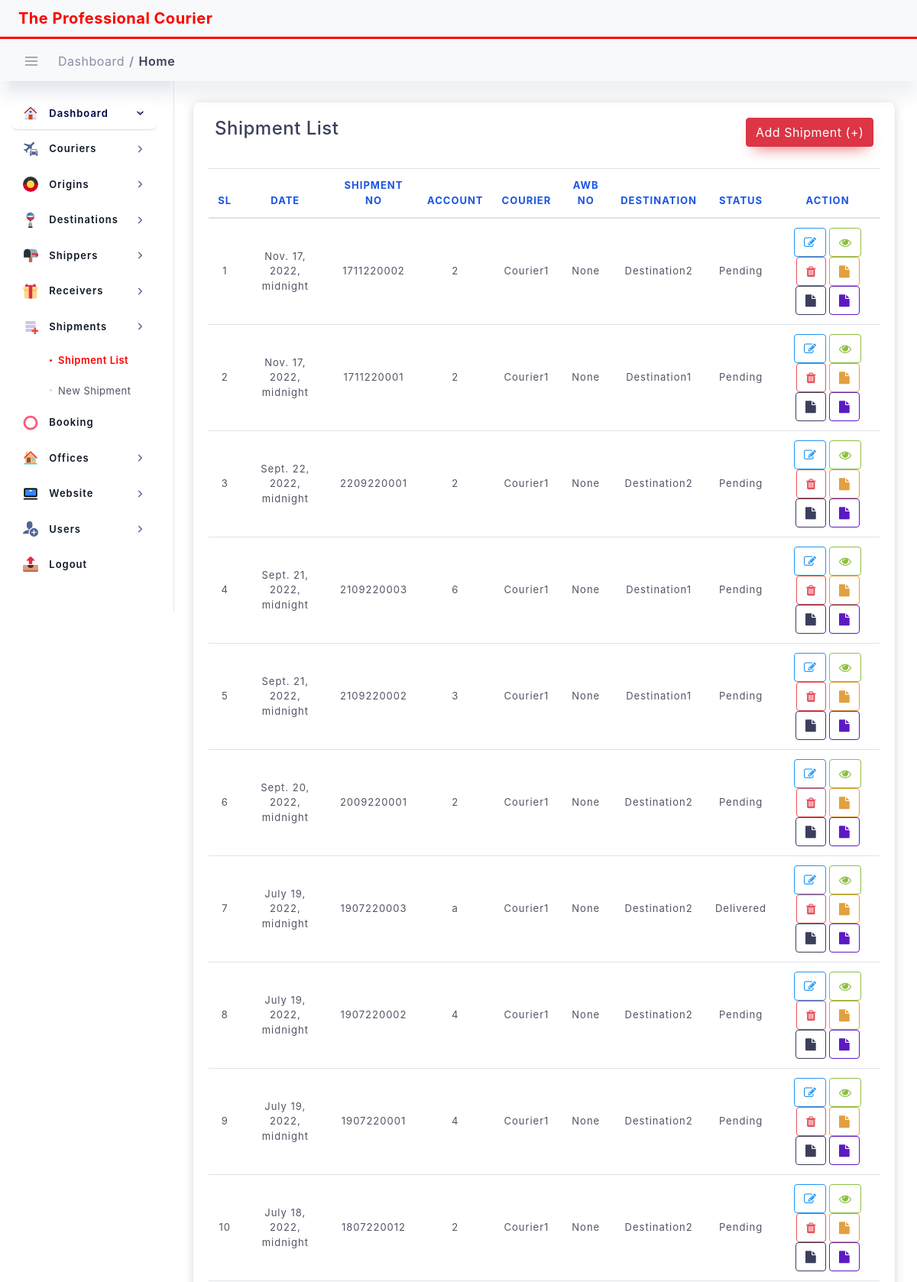
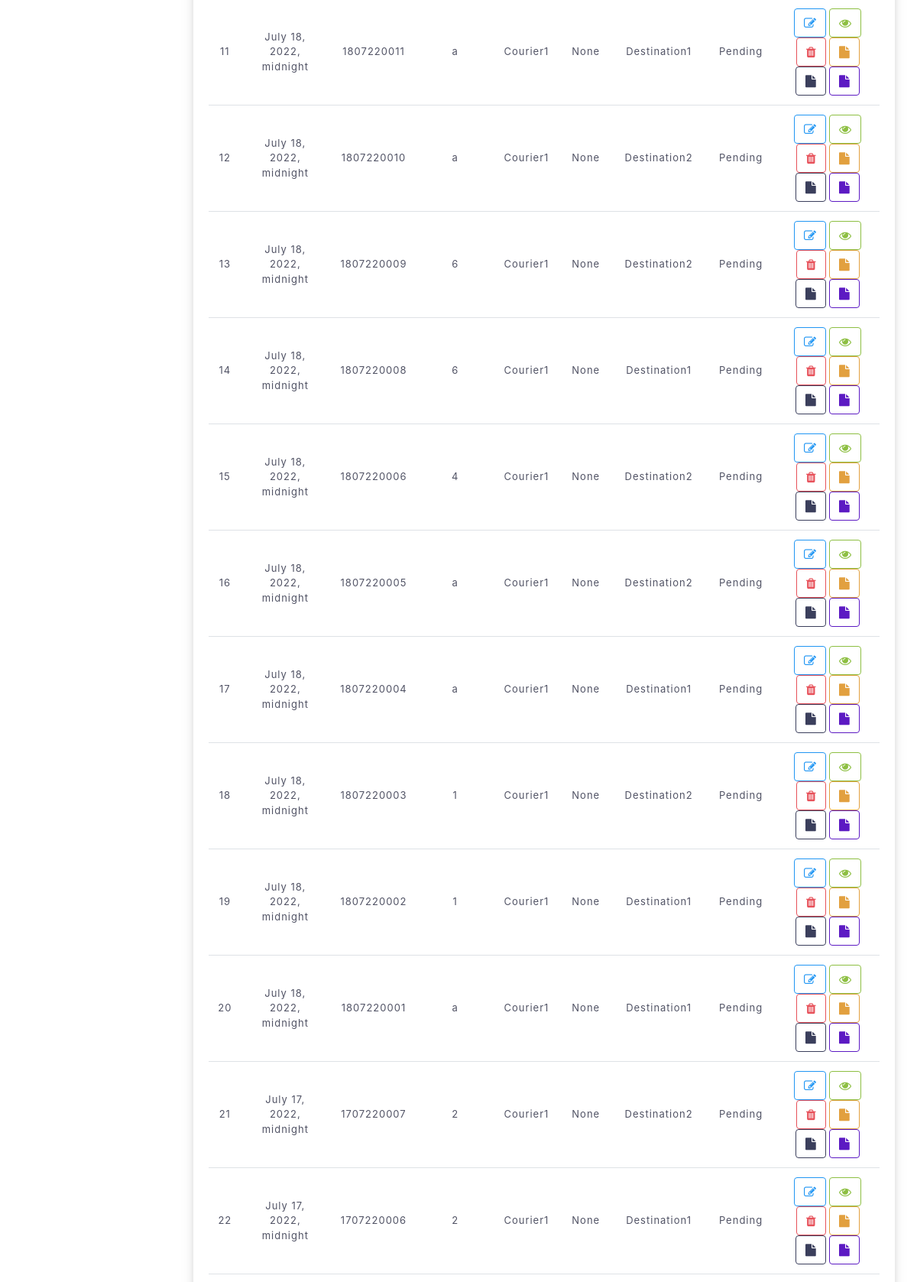
Page /transaction/all-shipment (upper part) on the committed database (2 pictures, top to bottom).
### transaction/models.py (models this page shows, shortened)
class Transaction(models.Model):
    created_at = models.DateTimeField(blank=True, null=True, auto_now_add=True)
    updated_at = models.DateTimeField(blank=True, null=True, auto_now=True)
    shipment_date = models.DateTimeField(blank=True, null=True, )
    shipment_no = models.CharField(max_length=100, primary_key=True, default=shipment_no_generate)
    shipper_account = models.CharField(max_length=100)
    shipper = models.ForeignKey(Sender, on_delete=models.DO_NOTHING, )
    shipper_address = models.CharField(max_length=200,)
    shipper_city = models.CharField(max_length=200,)
    shipper_state = models.CharField(max_length=200, blank=True, null=True)
    shipper_zip = models.CharField(max_length=200,)
    shipper_name = models.CharField(max_length=200, blank=True, null=True)
    shipper_mobile = models.CharField(max_length=20, blank=True, null=True)
    shipper_telephone = models.CharField(max_length=20, blank=True, null=True)
    shipper_nid = models.CharField(max_length=50, blank=True, null=True)
    origin_country = models.ForeignKey(Origin, on_delete=models.DO_NOTHING, )
    receiver = models.ForeignKey(Receiver, on_delete=models.DO_NOTHING, )
    receiver_address = models.CharField(max_length=200,)
    receiver_city = models.CharField(max_length=200,)
    receiver_state = models.CharField(max_length=200, blank=True, null=True)
    receiver_zip = models.CharField(max_length=200,)
    receiver_name = models.CharField(max_length=200, blank=True, null=True)
    receiver_mobile = models.CharField(max_length=20, blank=True, null=True)
    receiver_telephone = models.CharField(max_length=20, blank=True, null=True)
    receiver_nid = models.CharField(max_length=50, blank=True, null=True)
    destination_country = models.ForeignKey(Destination, on_delete=models.DO_NOTHING, )
    ref_no = models.CharField(max_length=200, blank=True, null=True)
    courier = models.ForeignKey(Courier, on_delete=models.DO_NOTHING, )
    awb_no = models.CharField(max_length=200, blank=True, null=True)
    piece = models.IntegerField(blank=True, null=True, default=1)
    weight = models.DecimalField(max_digits=20, decimal_places=2, blank=True, null=True)
    CONTENT_CHOICES = (
        ('Sample', 'Sample'),
        ('Document', 'Document'),
        ('Envelope', 'Envelope'),
    )
    content = models.CharField(max_length=20, choices=CONTENT_CHOICES, default='Sample')
    remark = models.CharField(max_length=200, blank=True, null=True)
    height = models.DecimalField(max_digits=20, decimal_places=2, blank=True, null=True)
    width = models.DecimalField(max_digits=20, decimal_places=2, blank=True, null=True)
    length = models.DecimalField(max_digits=20, decimal_places=2, blank=True, null=True)
    pickup_by = models.CharField(max_length=200, blank=True, null=True)
    pickup_date = models.DateField(blank=True, null=True)
    CURRENCY_CHOICES = (
        ('BDT', 'BDT'),
        ('USD', 'USD'),
        ('EURO', 'EURO'),
    )
    currency = models.CharField(max_length=20, choices=CURRENCY_CHOICES, default='BDT')
    prepaid_amount = models.DecimalField(max_digits=20, decimal_places=2, blank=True, null=True)
    collect_amount = models.DecimalField(max_digits=20, decimal_places=2, blank=True, null=True)
    third_party_amount = models.DecimalField(max_digits=20, decimal_places=2, blank=True, null=True)
    cheque_no = models.CharField(max_length=200, blank=True, null=True)
    account_no = models.CharField(max_length=200, blank=True, null=True)
    barcode = models.ImageField(upload_to='barcode', blank=True, null=True)
    STATUS_CHOICES = (
        ('Pending', 'Pending'),
        ('In Transit', 'In Transit'),
        ('Shipped', 'Shipped'),
        ('Out For Delivery', 'Out For Delivery'),
        ('Delivered', 'Delivered'),
    )
    status = models.CharField(max_length=20, choices=STATUS_CHOICES, default='Pending')
    author = models.ForeignKey(User, on_delete=models.DO_NOTHING, )
    is_active = models.BooleanField(default=True)

### dataset/models.py (models this page shows)
class Courier(models.Model):
    name = models.CharField(max_length=100)
    address = models.CharField(max_length=200, blank=True, null=True)
    mobile = models.CharField(max_length=15, blank=True, null=True)
    email = models.CharField(max_length=100, blank=True, null=True)
    remark = models.CharField(max_length=200, blank=True, null=True)
    def __str__(self):
        return self.name

class Destination(models.Model):
    name = models.CharField(max_length=50)
    code = models.CharField(max_length=200, blank=True, null=True)
    remark = models.CharField(max_length=200, blank=True, null=True)
    def __str__(self):
        return self.name

### transaction/views.py (the view)
# urls.py: path('all-shipment', views.AllShipmentListView.as_view(), name="all-shipments"),
class AllShipmentListView(ListView):
    model = Transaction  # Model I want to Convert to List
    template_name = 'transaction/shipment.html'  # Template Name
    context_object_name = 'shipment'  # Change default name of objectList
    ordering = ['-shipment_no']  # Ordering post LIFO
    paginate_by = 20  # number of page I want to show in single page
    def get_context_data(self, **kwargs):
        context = super().get_context_data(**kwargs)
        context["title"] = "Shipment List"
        context["nav_bar"] = "shipment_list"
        context['shipment'] = self.model.objects.all().order_by('-shipment_date','-shipment_no')
        return context

### templates/transaction/shipment.html (shortened to what this page needs)
{% extends "base.html" %}
{% load static %}
{% block content %}
<div class="col-lg-12 p-4">
    <div class="statbox widget box box-shadow">
        <div class="widget-header">
            <div class="row">
                <div class="mb-1 col-lg-8">
                    <h4>Shipment List</h4>
                </div>
                <div class="mb-1 col-lg-4">
                    <a href="{% url 'new-shipment' %}" class="btn btn-danger float-right">Add Shipment (+)</a>
                </div>
            </div>
        </div>
        <br>
        <div class="scrollme">
            <table id="dataTable" class="table table-hover">
                <thead>
                <tr>
                    <th style="text-align:center">SL</th>
                    <th style="text-align:center">Date</th>
                    <th style="text-align:center">Shipment No</th>
                    <th style="text-align:center">Account</th>
                    <th style="text-align:center">Courier</th>
                    <th style="text-align:center">Awb No</th>
                    <th style="text-align:center">Destination</th>
                    <th style="text-align:center">Status</th>
                    <th style="text-align:center">Action</th>
                </tr>
                </thead>
                <tbody>
                {% for item in shipment %}
                <tr>
                    <td style="text-align:center">{{forloop.counter}}</td>
                    <td style="text-align:center">{{item.shipment_date}}</td>
                    <td style="text-align:center">{{item.shipment_no}}</td>
                    <td style="text-align:center">{{item.shipper_account}}</td>
                    <td style="text-align:center">{{item.courier}}</td>
                    <td style="text-align:center">{{item.awb_no}}</td>
                    <td style="text-align:center">{{item.destination_country}}</td>
                    <td style="text-align:center">{{item.status}}</td>
                    <td style="text-align:center">
                       <a href="{% url 'update_shipment' item.shipment_no %}">
                            <button class="btn btn-outline-info"><i class="fa fa-edit"> </i></button>
                       </a>
                        <a href="{% url 'detail_shipment' item.shipment_no %}">
                            <button class="btn btn-outline-success"><i class="fa fa-eye"> </i></button>
                       </a>
                        <button class="btn btn-outline-danger" data-toggle="modal"
                                            data-target="#deletemodal{{item.shipment_no}}">
                                        <i class="fa fa-trash"></i>
                        </button>
                        <a href="{% url 'print-invoice' item.shipment_no %}" target="_blank">
                            <button class="btn btn-outline-warning"><i class="fa fa-file"> </i></button>
                       </a>
                        <a href="{% url 'airway-bill' item.shipment_no %}" target="_blank">
                            <button class="btn btn-outline-dark"><i class="fa fa-file"> </i></button>
                       </a>
                        <a href="{% url 'money-receipt' item.shipment_no %}" target="_blank">
                            <button class="btn btn-outline-secondary"><i class="fa fa-file"> </i></button>
                       </a>
                    </td>
                </tr>
                {% endfor %}
                </tbody>
            </table>
        </div>
    </div>
</div>
{% endblock content %}

### static/assets/css/dashboard/dash_1.css (style rules this page uses)
.widget { position: relative; padding: 20px; border-radius: 8px; border: none; background: #fff; -webkit-box-shadow: 0 4px 6px 0 rgba(85, 85, 85, 0.08), 0 1px 20px 0 rgba(0, 0, 0, 0.07), 0px 1px 11px 0px rgba(0, 0, 0, 0.07); -moz-box-shadow: 0 4px 6px 0 rgba(85, 85, 85, 0.08), 0 1px 20px 0 rgba(0, 0, 0, 0.07), 0px 1px 11px 0px rgba(0, 0, 0, 0.07); box-shadow: 0 4px 6px 0 rgba(85, 85, 85, 0.08), 0 1px 20px 0 rgba(0, 0, 0, 0.07), 0px 1px 11px 0px rgba(0, 0, 0, 0.07); }

### static/assets/css/main.css (style rules this page uses)
html { min-height: 100% }
body { color: #888ea8; height: 100%; font-size: 0.875rem; background: #f1f2f3; overflow-x: hidden; overflow-y: auto; letter-spacing: 0.0312rem; font-family: 'Helvetica', sans-serif; }
h1, h2, h3, h4, h5, h6 { color: #3b3f5c; }
.btn { padding: 0.4375rem 1.25rem; text-shadow: none; font-size: 14px; color: #3b3f5c; font-weight: normal; white-space: normal; word-wrap: break-word; transition: .2s ease-out; touch-action: manipulation; cursor: pointer; background-color: #f1f2f3; box-shadow: 0px 5px 20px 0 rgba(0, 0, 0, 0.1); will-change: opacity, transform; transition: all 0.3s ease-out; -webkit-transition: all 0.3s ease-out; }
.btn-danger { color: #fff !important; background-color: #e7515a; border-color: #e7515a; box-shadow: 0 10px 20px -10px #e7515a; }
.btn-outline-info { border: 1px solid #2196f3 !important; color: #2196f3 !important; background-color: transparent; box-shadow: none; }
.btn-outline-warning { border: 1px solid #e2a03f !important; color: #e2a03f !important; background-color: transparent; box-shadow: none; }
.btn-outline-success { border: 1px solid #8dbf42 !important; color: #8dbf42 !important; background-color: transparent; box-shadow: none; }
.btn-outline-danger { border: 1px solid #e7515a !important; color: #e7515a !important; background-color: transparent; box-shadow: none; }
.btn-outline-secondary { border: 1px solid #5c1ac3 !important; color: #5c1ac3 !important; background-color: transparent; box-shadow: none; }
.btn-outline-dark { border: 1px solid #3b3f5c !important; color: #3b3f5c !important; background-color: transparent; box-shadow: none; }
.table > tbody > tr > td { vertical-align: middle; color: #515365; font-size: 13px; letter-spacing: 1px; }
.table > thead > tr > th { color: #1b55e2; font-weight: 700; font-size: 13px; letter-spacing: 1px; text-transform: uppercase; }
.table thead th { vertical-align: bottom; border-bottom: none; }

### static/assets/css/structure.css (style rules this page uses)
html { min-height: 100% }
body { color: #888ea8; height: 100%; font-size: 0.875rem; background: ##f1f2f3; overflow-x: hidden; overflow-y: auto; letter-spacing: 0.0312rem; font-family: 'Helvetica', sans-serif; }
h1, h2, h3, h4, h5, h6 { color: #3b3f5c; }
.widget { padding: 0; margin-top: 0; margin-bottom: 0; border-radius: 6px; -webkit-box-shadow: 0 4px 6px 0 rgba(85, 85, 85, 0.08), 0 1px 20px 0 rgba(0, 0, 0, 0.07), 0px 1px 11px 0px rgba(0, 0, 0, 0.07); -moz-box-shadow: 0 4px 6px 0 rgba(85, 85, 85, 0.08), 0 1px 20px 0 rgba(0, 0, 0, 0.07), 0px 1px 11px 0px rgba(0, 0, 0, 0.07); box-shadow: 0 4px 6px 0 rgba(85, 85, 85, 0.08), 0 1px 20px 0 rgba(0, 0, 0, 0.07), 0px 1px 11px 0px rgba(0, 0, 0, 0.07); }
.widget.box .widget-header { background: #fff; padding: 0px 8px 0px; border-top-right-radius: 6px; border-top-left-radius: 6px; }
.widget .widget-header { border-bottom: 0px solid #f1f2f3; }
.widget .widget-header:before, .widget .widget-header:after { display: table; content: ""; line-height: 0 }
.widget .widget-header:after { clear: both }

### rows in the picture
Transaction: shipment_date "Nov. 17, 2022, midnight", shipment_no "1711220002", shipper_account "2", courier "Courier1", awb_no "None", destination_country "Destination2", status "Pending"
Transaction: shipment_date "Nov. 17, 2022, midnight", shipment_no "1711220001", shipper_account "2", courier "Courier1", awb_no "None", destination_country "Destination1", status "Pending"
Transaction: shipment_date "Sept. 22, 2022, midnight", shipment_no "2209220001", shipper_account "2", courier "Courier1", awb_no "None", destination_country "Destination2", status "Pending"
Transaction: shipment_date "Sept. 21, 2022, midnight", shipment_no "2109220003", shipper_account "6", courier "Courier1", awb_no "None", destination_country "Destination1", status "Pending"
Transaction: shipment_date "Sept. 21, 2022, midnight", shipment_no "2109220002", shipper_account "3", courier "Courier1", awb_no "None", destination_country "Destination1", status "Pending"
Transaction: shipment_date "Sept. 20, 2022, midnight", shipment_no "2009220001", shipper_account "2", courier "Courier1", awb_no "None", destination_country "Destination2", status "Pending"
Transaction: shipment_date "July 19, 2022, midnight", shipment_no "1907220003", shipper_account "a", courier "Courier1", awb_no "None", destination_country "Destination2", status "Delivered"
Transaction: shipment_date "July 19, 2022, midnight", shipment_no "1907220002", shipper_account "4", courier "Courier1", awb_no "None", destination_country "Destination2", status "Pending"
Transaction: shipment_date "July 19, 2022, midnight", shipment_no "1907220001", shipper_account "4", courier "Courier1", awb_no "None", destination_country "Destination2", status "Pending"
Transaction: shipment_date "July 18, 2022, midnight", shipment_no "1807220012", shipper_account "2", courier "Courier1", awb_no "None", destination_country "Destination2", status "Pending"
Transaction: shipment_date "July 18, 2022, midnight", shipment_no "1807220011", shipper_account "a", courier "Courier1", awb_no "None", destination_country "Destination1", status "Pending"
Transaction: shipment_date "July 18, 2022, midnight", shipment_no "1807220010", shipper_account "a", courier "Courier1", awb_no "None", destination_country "Destination2", status "Pending"
Transaction: shipment_date "July 18, 2022, midnight", shipment_no "1807220009", shipper_account "6", courier "Courier1", awb_no "None", destination_country "Destination2", status "Pending"
Transaction: shipment_date "July 18, 2022, midnight", shipment_no "1807220008", shipper_account "6", courier "Courier1", awb_no "None", destination_country "Destination1", status "Pending"
Transaction: shipment_date "July 18, 2022, midnight", shipment_no "1807220006", shipper_account "4", courier "Courier1", awb_no "None", destination_country "Destination2", status "Pending"
Transaction: shipment_date "July 18, 2022, midnight", shipment_no "1807220005", shipper_account "a", courier "Courier1", awb_no "None", destination_country "Destination2", status "Pending"
Transaction: shipment_date "July 18, 2022, midnight", shipment_no "1807220004", shipper_account "a", courier "Courier1", awb_no "None", destination_country "Destination1", status "Pending"
Transaction: shipment_date "July 18, 2022, midnight", shipment_no "1807220003", shipper_account "1", courier "Courier1", awb_no "None", destination_country "Destination2", status "Pending"
Transaction: shipment_date "July 18, 2022, midnight", shipment_no "1807220002", shipper_account "1", courier "Courier1", awb_no "None", destination_country "Destination1", status "Pending"
Transaction: shipment_date "July 18, 2022, midnight", shipment_no "1807220001", shipper_account "a", courier "Courier1", awb_no "None", destination_country "Destination1", status "Pending"
Transaction: shipment_date "July 17, 2022, midnight", shipment_no "1707220007", shipper_account "2", courier "Courier1", awb_no "None", destination_country "Destination2", status "Pending"
Transaction: shipment_date "July 17, 2022, midnight", shipment_no "1707220006", shipper_account "2", courier "Courier1", awb_no "None", destination_country "Destination1", status "Pending"
